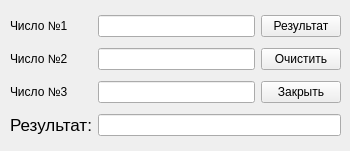
<?xml version="1.0" encoding="UTF-8"?>
<ui version="4.0">
 <class>Form</class>
 <widget class="QWidget" name="Form">
  <property name="enabled">
   <bool>true</bool>
  </property>
  <property name="geometry">
   <rect>
    <x>0</x>
    <y>0</y>
    <width>350</width>
    <height>151</height>
   </rect>
  </property>
  <property name="minimumSize">
   <size>
    <width>350</width>
    <height>151</height>
   </size>
  </property>
  <property name="maximumSize">
   <size>
    <width>350</width>
    <height>151</height>
   </size>
  </property>
  <property name="windowTitle">
   <string>Поиск среднего числа</string>
  </property>
  <widget class="QWidget" name="gridLayoutWidget">
   <property name="geometry">
    <rect>
     <x>10</x>
     <y>10</y>
     <width>331</width>
     <height>131</height>
    </rect>
   </property>
   <layout class="QGridLayout" name="gridLayout">
    <item row="1" column="0">
     <widget class="QLabel" name="labelNum2">
      <property name="text">
       <string>Число №2</string>
      </property>
     </widget>
    </item>
    <item row="0" column="1">
     <widget class="QLineEdit" name="boxNum1"/>
    </item>
    <item row="3" column="0">
     <widget class="QLabel" name="labelResult">
      <property name="font">
       <font>
        <pointsize>13</pointsize>
       </font>
      </property>
      <property name="text">
       <string>Результат:</string>
      </property>
      <property name="wordWrap">
       <bool>true</bool>
      </property>
     </widget>
    </item>
    <item row="2" column="1">
     <widget class="QLineEdit" name="boxNum3"/>
    </item>
    <item row="2" column="0">
     <widget class="QLabel" name="labelNum3">
      <property name="text">
       <string>Число №3</string>
      </property>
     </widget>
    </item>
    <item row="1" column="1">
     <widget class="QLineEdit" name="boxNum2"/>
    </item>
    <item row="0" column="0">
     <widget class="QLabel" name="labelNum1">
      <property name="text">
       <string>Число №1</string>
      </property>
     </widget>
    </item>
    <item row="0" column="2">
     <widget class="QPushButton" name="buttonResult">
      <property name="text">
       <string>Результат</string>
      </property>
     </widget>
    </item>
    <item row="1" column="2">
     <widget class="QPushButton" name="buttonClear">
      <property name="text">
       <string>Очистить</string>
      </property>
     </widget>
    </item>
    <item row="2" column="2">
     <widget class="QPushButton" name="buttonClose">
      <property name="text">
       <string>Закрыть</string>
      </property>
     </widget>
    </item>
    <item row="3" column="1" colspan="2">
     <widget class="QLineEdit" name="boxResult">
      <property name="readOnly">
       <bool>true</bool>
      </property>
     </widget>
    </item>
   </layout>
  </widget>
 </widget>
 <resources/>
 <connections/>
</ui>
